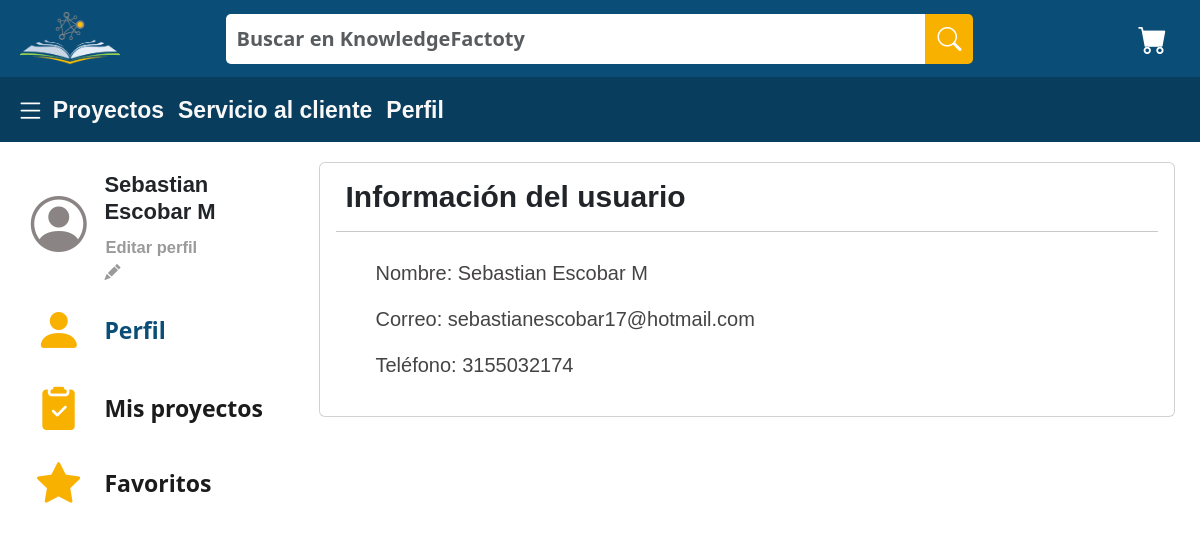
The page /Perfil/ (signed in) on the database as committed earlier.
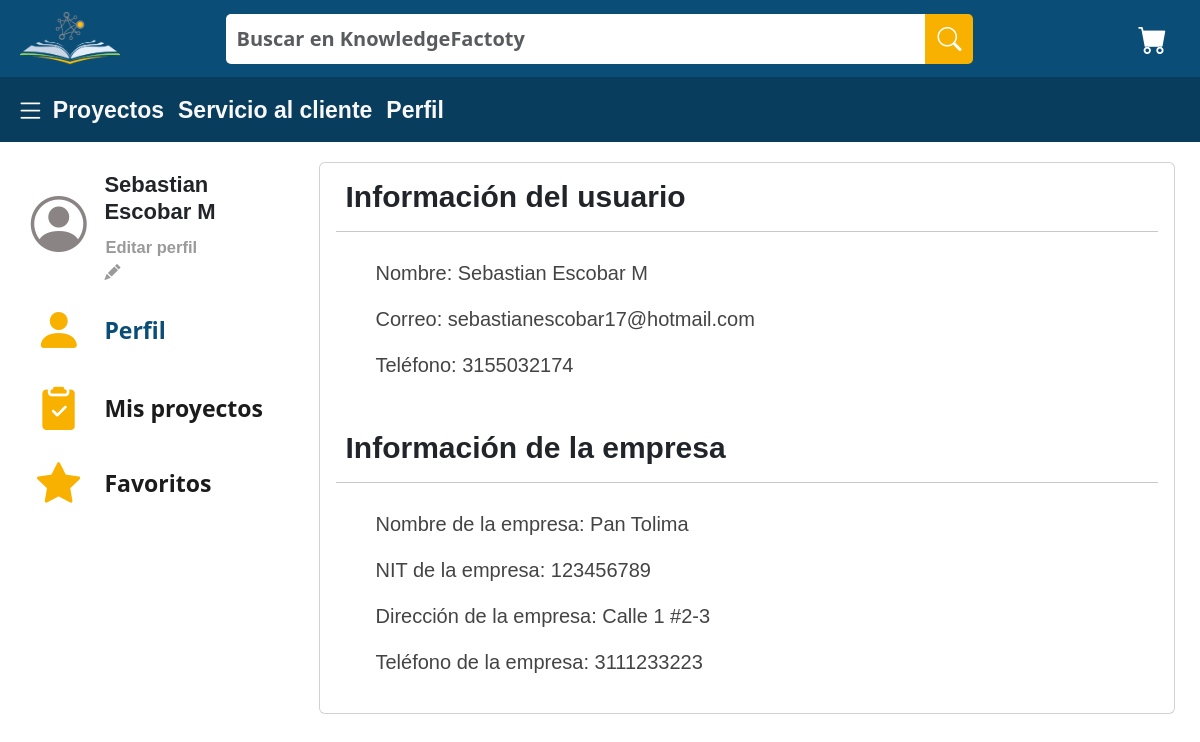
The same page on the database as committed later.
### test_app/models.py (models this page shows, shortened)
class Company(models.Model):
    nit = models.CharField(auto_created=False, primary_key=True, serialize=False, verbose_name='NIT', max_length=9)
    name = models.CharField(max_length=50)
    phoneNumberC = models.CharField(max_length=15)
    address = models.CharField(max_length=300)
    user = models.ForeignKey(User, on_delete=models.CASCADE)

### test_app/views.py (the view)
# urls.py: path('Perfil/',views.profile, name="profile"),
@login_required
def profile(req):
    user=get_object_or_404(User,pk=req.user.cc)
    if Company.objects.filter(user=user.cc).count(): # Si el usuario tiene empresa asociada se hace get de la company
        company=get_object_or_404(Company,user=req.user.cc)
    else:
        company=None
    return render(req, 'test_app/Profile.html', {'user':user,'company':company})

### test_app/templates/test_app/Profile.html (shortened to what the changed rows need)
{% extends 'test_app/base.html' %}
{% load static %}
{% block content %}
<!DOCTYPE html>
<html lang="en">
<head>
    <link href="https://cdn.jsdelivr.net/npm/bootstrap@5.3.0-alpha2/dist/css/bootstrap.min.css" rel="stylesheet">
    <link rel="stylesheet" href="https://cdn.jsdelivr.net/npm/bootstrap-icons@1.10.3/font/bootstrap-icons.css">
    <link rel="stylesheet" href='{% static "CSS/styleMainPageEnterprise.css" %}'>
</head>
<body>
    <div class="PrimaryBox">
      <div class="container-fluid" style="padding: 10px; padding-top: 20px; padding-bottom: 20px">
        <div class="row" style="padding-left: 15px; padding-right: 15px; padding-bottom: 25px;">
          <div class="col-9">
            <div class="card" style="width: 100%;">
              <div class="card-body">
                <h5 class="card-title" style="font-size: 30px; font-weight: bold; font-family: 'Roboto Flex', 'Arial', 'sans-serif'; padding-left: 10px;">Información del usuario</h5>
                <hr>
                <div class="container-fluid" style="padding-left: 40px; padding-top: 10px; padding-bottom: 20px; padding-right: 40px;">
                  <p class="card-text" style="color: #454343; font-family: 'Roboto Flex', 'Arial', 'sans-serif'; font-size: 20px;">Nombre: {{user.fullname}}</p>
                  <p class="card-text" style="color: #454343; font-family: 'Roboto Flex', 'Arial', 'sans-serif'; font-size: 20px;">Correo: {{user.email}}</p>
                  <p class="card-text" style="color: #454343; font-family: 'Roboto Flex', 'Arial', 'sans-serif'; font-size: 20px;">Teléfono: {{user.phoneNumberU}}</p>
                </div>
                  {% if company %}
                  <h5 class="card-title" style="font-size: 30px; font-weight: bold; font-family: 'Roboto Flex', 'Arial', 'sans-serif'; padding-top: 30px; padding-left: 10px;">Información de la empresa</h5>
                  <hr>
                  <div class="container-fluid" style="padding-left: 40px; padding-top: 10px; padding-bottom: 20px; padding-right: 40px;">
                  <p class="card-text" style="color: #454343; font-family: 'Roboto Flex', 'Arial', 'sans-serif'; font-size: 20px;">Nombre de la empresa: {{company.name}}</p>
                  <p class="card-text" style="color: #454343; font-family: 'Roboto Flex', 'Arial', 'sans-serif'; font-size: 20px;">NIT de la empresa: {{company.nit}}</p>
                  <p class="card-text" style="color: #454343; font-family: 'Roboto Flex', 'Arial', 'sans-serif'; font-size: 20px;">Dirección de la empresa: {{company.address}}</p>
                  <p class="card-text" style="color: #454343; font-family: 'Roboto Flex', 'Arial', 'sans-serif'; font-size: 20px;">Teléfono de la empresa: {{company.phoneNumberC}}</p>
                  {% endif %}
                </div>
            </div>
          </div>
</body>
</html>
{% endblock %}

Rows that differ between the two databases and show on the page:
added Company: name "Pan Tolima", nit "123456789", address "Calle 1 #2-3", phoneNumberC "3111233223"
Other text that changed with them:
text now shown: "Información de la empresa Nombre de la empresa: NIT de la empresa: Dirección de la empresa: Teléfono de la empresa:"
